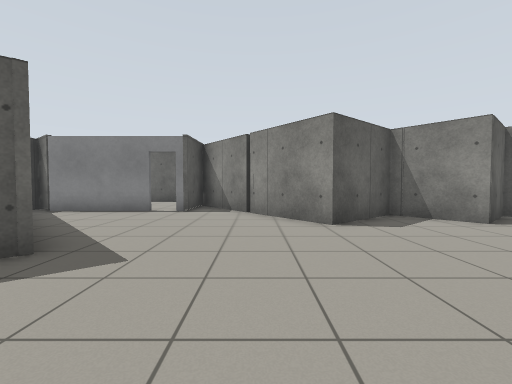
[1] (above)

19 first-person views from a walk through a Gazebo world. The camera is 0.94 m above the floor, tilts 2° down and sees 90° across. The floor is counted in squares, 1 m on a side. Each view is taken from the middle of a square. On the plan, view 1 faces up. The plan holds only what a view shows up to about 10 squares ahead; the rest is blank. The place goes on beyond the plan.

[2]
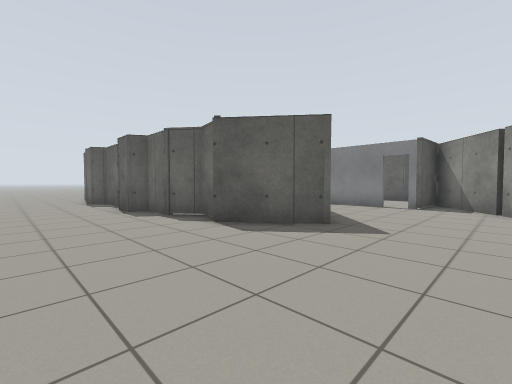

[3]
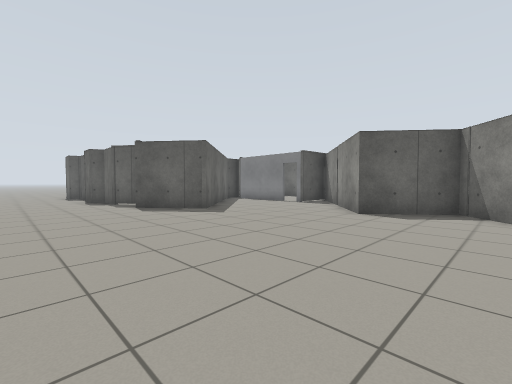

[4]
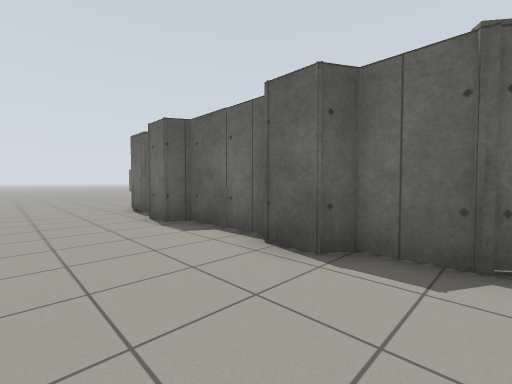

[5]
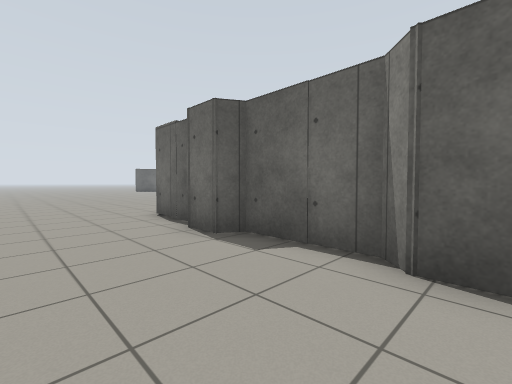

[6]
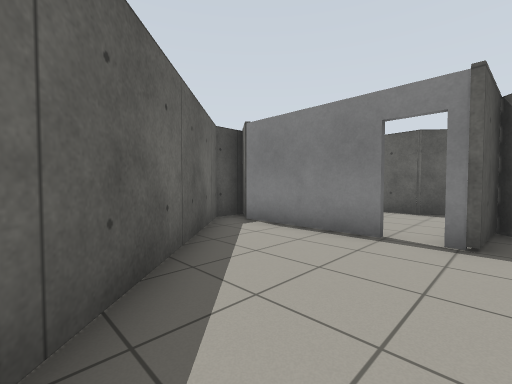

[7]
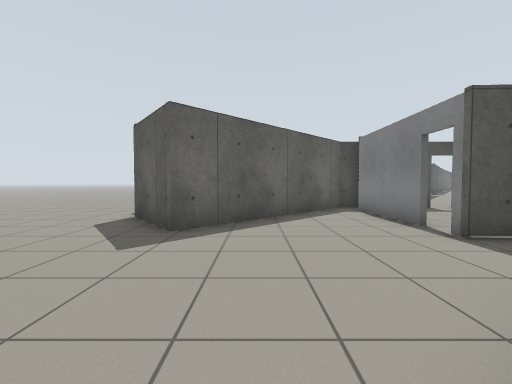

[8]
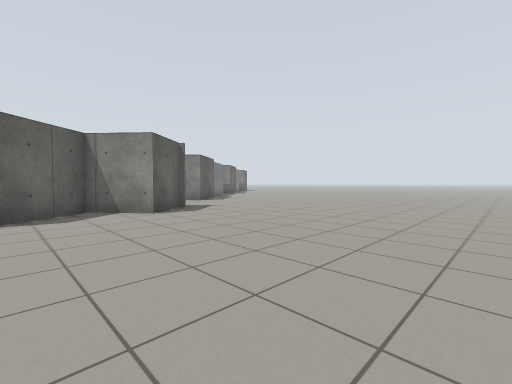

[9]
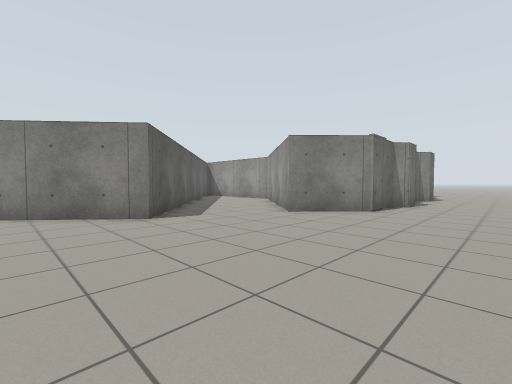

[10]
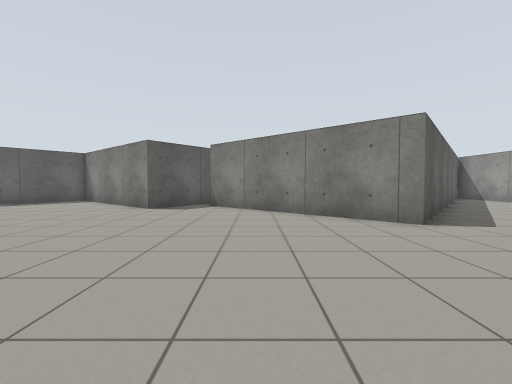

[11]
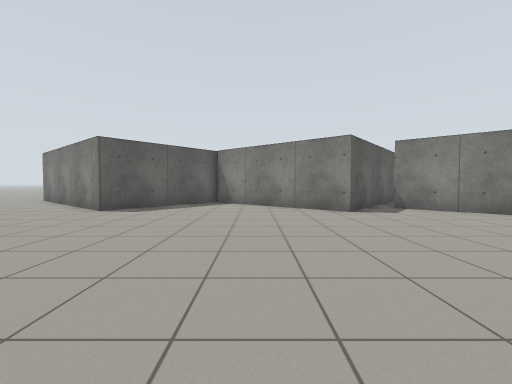

[12]
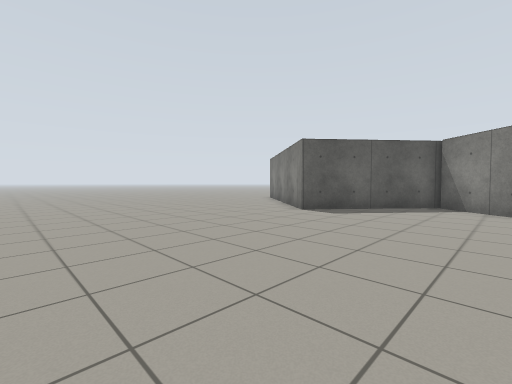

[13]
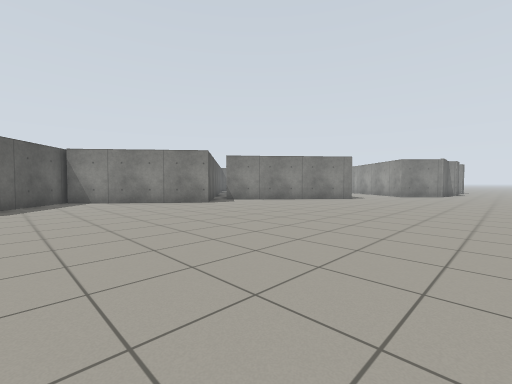

[14]
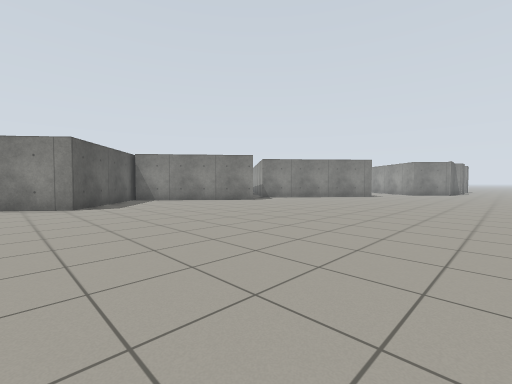

[15]
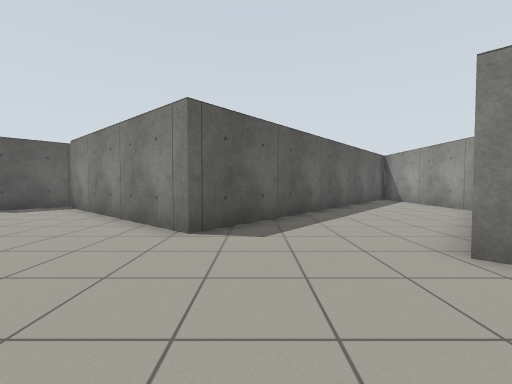

[16]
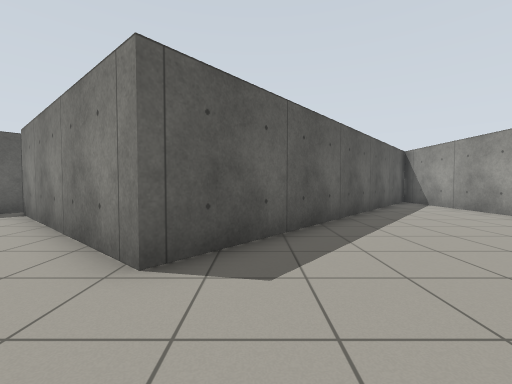

[17]
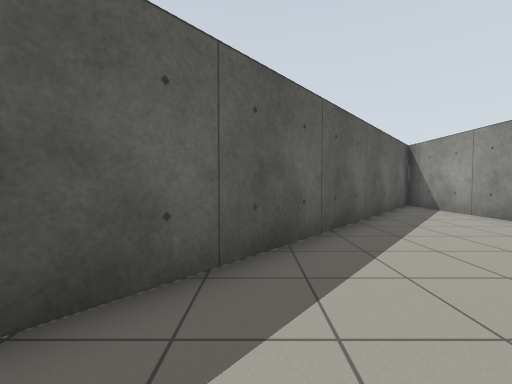

[18]
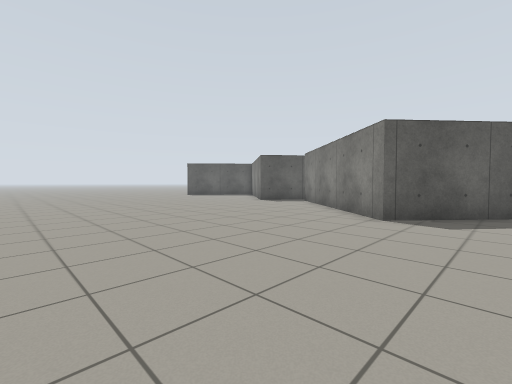

[19]
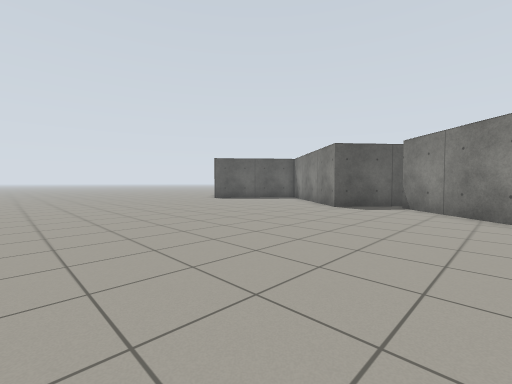

### Floor plan
Points are (right, up) in squares from view 1. A wall is a line through its corners. A room is listed if a view was taken in it or the views show most of it. See-through windows are left out.
Room 1 (views 1, 2, 3, 4, 5, 6, 7, 8)
walls: (-5.5, 1.9) (-6.3, 2.1) (-7.3, 1.4); (-7, 1.4) (-8.5, 1.4) (-8.8, 1) (-9.7, 1) (-10.1, 1.4) (-12.6, 1.4) (-12.8, 0.9) (-13.9, 0.9); (-7.8, 9.2) (-7.8, 8.2) (-2.9, 3.4) (-5.1, 1.6); (6.6, 6.9) (5.4, 5.8) (3.9, 7.5) (1.7, 5.7) (-2.2, 10.5); (-13.7, 0.7) (-14.4, 1.4) (-16.4, 1.4); (-3.4, 13.2) (-3.9, 12.8) (-5, 12.9)
ways out: opening at (-17.7, -1) to room 2; open door at (-8, 12)
objects: door leaf (-6, 9) to (-4, 9)
Room 2 (views 9, 10, 11, 12, 13, 14, 15, 16, 17, 18, 19)
walls: (-28.4, 10.2) (-29.9, 8.3) (-35, 12.5) (-38.3, 8.6) (-40, 10); (-16.4, 1.4) (-18.3, 3.1) (-17.2, 4.3); (-13.7, 8.6) (-13.6, 14.1); (-14.2, 14) (-22.2, 4.7) (-27.9, 9.6)
ways out: opening at (-17.7, -1) to room 1

Positions as (right, up) in squares from view 1, and headings:
1: (0, 0), facing up
2: (0, -2), facing up-left
3: (5, -2), facing up-left
4: (-7, -2), facing up-left
5: (-9, -2), facing up-left
6: (-2, 4), facing up-left
7: (2, 5), facing left
8: (2, -2), facing up-right
9: (-25, -2), facing up-right
10: (-26, -1), facing up
11: (-33, 0), facing up
12: (-33, 1), facing up-left
13: (-37, -2), facing up-right
14: (-40, -2), facing up-right
15: (-21, 0), facing up
16: (-21, 2), facing up
17: (-20, 4), facing up
18: (-20, -2), facing up-left
19: (-25, -1), facing up-left
